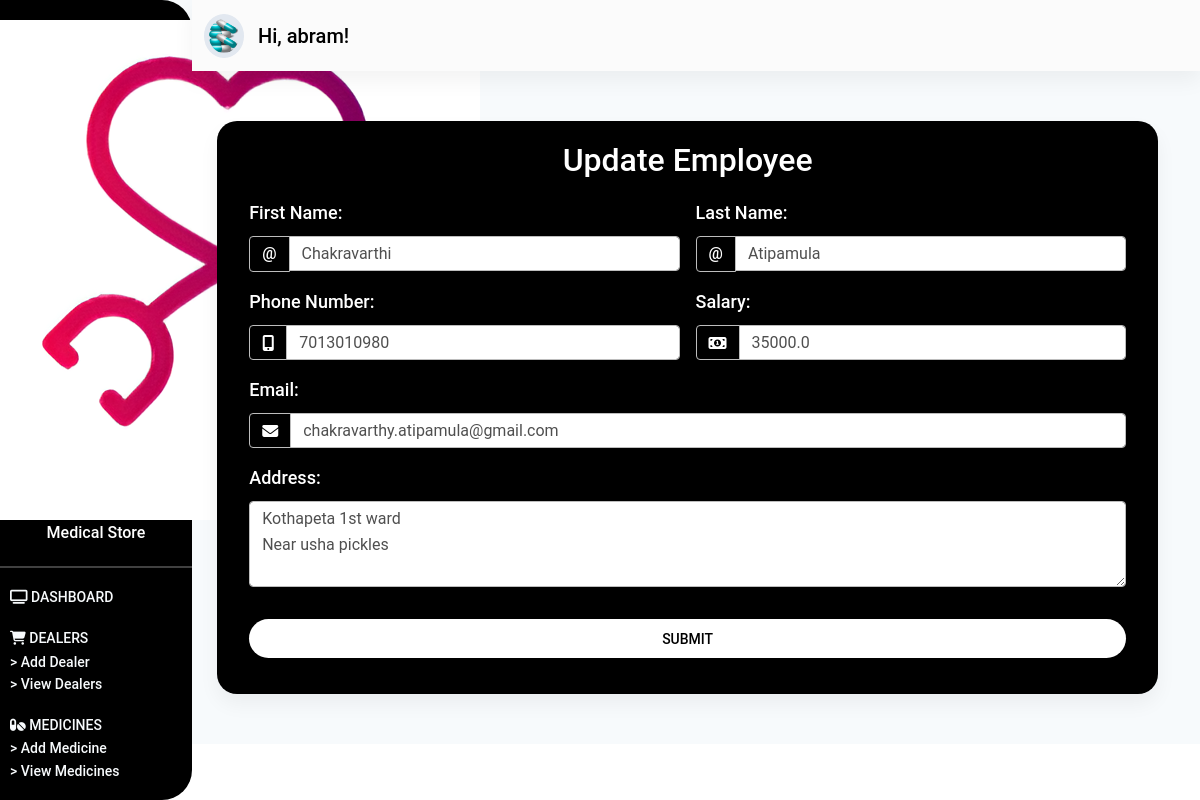
Screenshot of /employees/update-employee/1/ (signed in) with the database file from the repository.
### store/models.py (models this page shows, shortened)
class Employee(models.Model):
    emp_id = models.IntegerField()
    fname = models.CharField(max_length=100)
    lname = models.CharField(max_length=100)
    address = models.TextField()
    salary = models.FloatField()
    phone_number = models.CharField(max_length=15)
    email = models.CharField(max_length=50)

### store/views.py (the view, shortened to what this page needs)
# urls.py: path('employees/update-employee/<int:pk>/', update_employee, name="update-employee"),
@login_required(login_url="/login/")
def update_employee(request, pk):
    employee = Employee.objects.get(id=pk)
    form = UpdateEmployeeForm(instance=employee)
    context = {
        "form": form,
    }
    return render(request, "store/update-employee.html", context)

### store/templates/store/update-employee.html (shortened to what this page needs)
{% extends 'store/base.html' %}
{% load static %}
{% block content %}
    <section id="dashboard_section" class="dashboard_section">
        {% include "store/_dashboard-admin.html" %}
        <div class="container-fluid">
            <div class="add_dealer">
                <div class="employee__card card">
                    <p class="h2">
                        Update Employee
                    </p>
                    <div class="add__dealer__form">
                        <div class="container">
                            <form class="row g-3 needs-validation" method="POST">
                                <div class="col-md-6">
                                    <label for="validationCustomFirstName" class="form-label">
                                        First Name:
                                    </label>
                                    <div class="input-group">
                                        <span class="input-group-text" id="inputGroupPrepend">@</span>
                                        {{ form.fname }}
                                    </div>
                                </div>
                                <div class="col-md-6">
                                    <label for="validationCustomLastName" class="form-label">
                                        Last Name:
                                    </label>
                                    <div class="input-group">
                                        <span class="input-group-text" id="inputGroupPrepend">@</span>
                                        {{ form.lname }}
                                    </div>
                                </div>
                                <div class="col-md-6">
                                    <label for="validationPhoneNumber" class="form-label">
                                        Phone Number:
                                    </label>
                                    <div class="input-group">
                                        <span class="input-group-text" id="inputGroupPrepend">
                                            <i class="fa fa-mobile" aria-hidden="true"></i>
                                        </span>
                                        {{ form.phone_number }}
                                    </div>
                                </div>
                                <div class="col-md-6">
                                    <label for="validationSalary" class="form-label">
                                        Salary:
                                    </label>
                                    <div class="input-group">
                                        <span class="input-group-text" id="inputGroupPrepend">
                                            <i class="fa fa-money" aria-hidden="true"></i>
                                        </span>
                                        {{ form.salary }}
                                    </div>
                                </div>
                                <div class="col-md-12">
                                    <label for="validationEmail" class="form-label">
                                        Email:
                                    </label>
                                    <div class="input-group">
                                        <span class="input-group-text" id="inputGroupPrepend">
                                            <i class="fa fa-envelope" aria-hidden="true"></i>
                                        </span>
                                        {{ form.email }}
                                    </div>
                                </div>
                                <div class="col-md-12">
                                    <div class="form-group">
                                        <label for="validationAddress" class="form-label">
                                            Address:
                                        </label>
                                        {{ form.address }}
                                    </div>
                                </div>
                                <div class="col-12 pt-3">
                                    <div class="col-12 pb-3">
                                        <button class="btn btn-block login-button" type="submit">
                                            Submit
                                        </button>
                                    </div>
                                </div>
                            </form>
                        </div>
                    </div>
                </div>
            </div>
        </div>
    </section>
{% endblock content %}

### store/templates/store/_dashboard-admin.html (shortened to what this page needs)
{% load static %}
<div class="dashboard_header" id="sidebarToggleButton">
    <div class="dasboard_sidebar">
        <nav class="sidenav_bar sidenav-d-none" id="sideNavBar">
            <div class="dashboard_logo">
                <div class="logo_flex">
                    <span class="text">
                        Medical Store
                    </span>
                </div>
            </div>
            <hr class="hr_sidenav">
            <div class="sidebar_main">
                <ul class="sidebar">
                    <li class="sidebar_item">
                        <a href="{% url 'store:dashboard-admin' %}" class="item_link">
                            <i class="fa fa-television" aria-hidden="true"></i>
                            <span class="item_text sidebar_active">
                                Dashboard
                            </span>
                        </a>
                    </li>
                    <li class="sidebar_item">
                        <a class="item_link" id="dealerID">
                            <i class="fa fa-shopping-cart" aria-hidden="true"></i>
                            <span class="item_text">
                                Dealers
                            </span>
                        </a>
                        <div class="dealer__items" id="dealerItems">
                            <a href="{% url "store:add-dealer" %}" class="dealer__item">
                                > Add Dealer
                            </a>
                            <a href="{% url "store:view-dealers" %}" class="dealer__item">
                                > View Dealers
                            </a>
                        </div>
                    </li>
                    <li class="sidebar_item">
                        <a class="item_link" id="medicineID">
                            <i class="fas fa-pills    "></i>
                            <span class="item_text">
                                Medicines
                            </span>
                        </a>
                        <div class="medicine__items" id="medicineItems">
                            <a href="{% url 'store:add-medicine' %}" class="dealer__item">
                                > Add Medicine
                            </a>
                            <a href="{% url 'store:view-medicines' %}" class="dealer__item">
                                > View Medicines
                            </a>
                        </div>
                    </li>
                </ul>
            </div>
        </nav>
    </div>
    <div class="dashboard_navbar" id=mainNavBar>
        <nav class="navbar navbar-expand-sm navbar-light bg-light sticky-top">
            <div class="container-fluid">
                <a class="navbar-brand nav_image" href="#">
                    <img src="{% static 'images/medicine.png' %}" alt="" class="img-responsive">
                    <span class="nav_span" style="font-weight: 550;">
                        Hi, {{ request.user.username }}!
                    </span>
                </a>
            </div>
        </nav>
    </div>
</div>

### store/static/css/styles.css (style rules this page uses)
* { margin: 0%; padding: 0%; box-sizing: border-box; }
label.form-label { color: #fff !important; font-size: 18px; font-weight: 550; }
span.input-group-text { color: #fff !important; font-weight: 550; }
button.login-button { background-color: #fff; border-radius: 20px; font-size: 14px; font-weight: 550; color: #000 !important; }
a.nav_image img { width: 40px; background-color: #e2e8f0; padding: 5px; color: #000 !important; border-radius: 50%; }
span.nav_span { font-weight: 550; color: #000; margin-left: 10px; }
span.sidebar_active { font-weight: 550; }
div.dashboard_navbar { margin-left: 12rem; }
nav.sidenav_bar { width: 12rem; height: 100%; padding-bottom: 50px; position: fixed; background: #000; border-radius: 0px 30px 30px 0px; }
div.dashboard_logo { margin-top: 20px; margin-bottom: 20px; text-align: center; }
div.dashboard_logo span.text { color: #fff !important; font-weight: 550; }
hr.hr_sidenav { background-color: #fff; height: 2px; }
ul.sidebar { list-style: none; padding: 0; margin: 0; display: flex; flex-direction: column; align-items: flex-start; margin-left: 10px; }
li.sidebar_item { margin-bottom: 1rem; }
li.sidebar_item a { color: #f7fafc; font-size: 14px; font-weight: 500; }
li.sidebar_item span.item_text { text-transform: uppercase; }
div.dealer__items, div.medicine__items, div.employee__items, div.customer__items, div.purchase__items { display: flex; flex-direction: column; }
a.dealer__item { color: #f7fafc; font-size: 14px; }
section.dashboard_section { --bg-opacity: 1; background-color: #f7fafc; background-size: contain; }
div.add_dealer { margin-top: 50px; padding-bottom: 50px; }
div.dealer__card, div.medicine__card, div.employee__card, div.customer__card, div.purchase__card, div.confirm__card { padding: 20px; background-color: #000; width: 80%; margin: auto; margin-right: 30px; border-radius: 20px; }
div.dealer__card p.h2, div.medicine__card p.h2, div.employee__card p.h2, div.customer__card p.h2, div.purchase__card p.h2, div.confirm__card p.h2 { text-align: center; color: #fff; margin-bottom: 20px; font-weight: 550; }

### rows the page displays
Employee: fname "Chakravarthi", lname "Atipamula", phone_number "7013010980", salary "35000.0", email "chakravarthy.atipamula@gmail.com", address "Kothapeta 1st ward Near usha pickles"

### other values shown
{{ request.user.username }} "abram"
